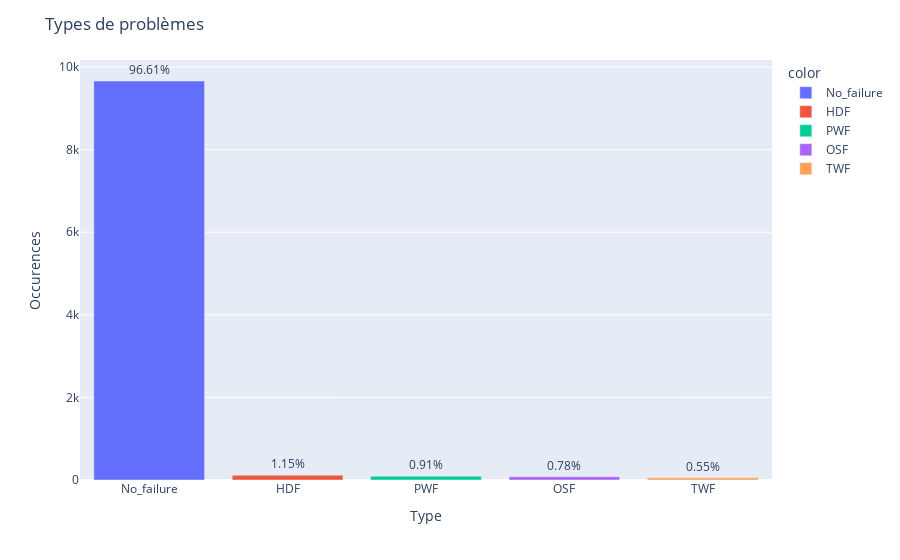

The code cell stored with this chart in its notebook:
### Markdown cell above
Bad class distribution, too much low quality gear

### Code cell
import plotly.express as px

# Types de problemes
count_failures = df['Failure_type'].value_counts()

# Calculer les pourcentages
pourcentages = count_failures / count_failures.sum() * 100

# Créer le graphique à barres avec Plotly Express
fig = px.bar(x=count_failures.index, y=count_failures.values, color=count_failures.index, text=pourcentages.round(2).astype(str) + '%')

# Mettre à jour les paramètres de la figure
fig.update_layout(title='Types de problèmes', xaxis_title='Type', yaxis_title='Occurences')

# Afficher les pourcentages au-dessus des barres
fig.update_traces(textposition='outside')

# Afficher la figure
fig.show()

### Figure 1 — Plotly figure (JSON) as saved in the notebook; plotly's stock layout.template omitted (floating-point values rounded to 4 significant figures)
{"data": [{"alignmentgroup": "True", "hovertemplate": "color=No_failure<br>x=%{x}<br>y=%{y}<br>text=%{text}<extra></extra>", "legendgroup": "No_failure", "marker": {"color": "#636efa", "pattern": {"shape": ""}}, "name": "No_failure", "offsetgroup": "No_failure", "orientation": "v", "showlegend": true, "text": ["96.61%"], "textposition": "outside", "type": "bar", "x": ["No_failure"], "xaxis": "x", "y": [9661], "yaxis": "y"}, {"alignmentgroup": "True", "hovertemplate": "color=HDF<br>x=%{x}<br>y=%{y}<br>text=%{text}<extra></extra>", "legendgroup": "HDF", "marker": {"color": "#EF553B", "pattern": {"shape": ""}}, "name": "HDF", "offsetgroup": "HDF", "orientation": "v", "showlegend": true, "text": ["1.15%"], "textposition": "outside", "type": "bar", "x": ["HDF"], "xaxis": "x", "y": [115], "yaxis": "y"}, {"alignmentgroup": "True", "hovertemplate": "color=PWF<br>x=%{x}<br>y=%{y}<br>text=%{text}<extra></extra>", "legendgroup": "PWF", "marker": {"color": "#00cc96", "pattern": {"shape": ""}}, "name": "PWF", "offsetgroup": "PWF", "orientation": "v", "showlegend": true, "text": ["0.91%"], "textposition": "outside", "type": "bar", "x": ["PWF"], "xaxis": "x", "y": [91], "yaxis": "y"}, {"alignmentgroup": "True", "hovertemplate": "color=OSF<br>x=%{x}<br>y=%{y}<br>text=%{text}<extra></extra>", "legendgroup": "OSF", "marker": {"color": "#ab63fa", "pattern": {"shape": ""}}, "name": "OSF", "offsetgroup": "OSF", "orientation": "v", "showlegend": true, "text": ["0.78%"], "textposition": "outside", "type": "bar", "x": ["OSF"], "xaxis": "x", "y": [78], "yaxis": "y"}, {"alignmentgroup": "True", "hovertemplate": "color=TWF<br>x=%{x}<br>y=%{y}<br>text=%{text}<extra></extra>", "legendgroup": "TWF", "marker": {"color": "#FFA15A", "pattern": {"shape": ""}}, "name": "TWF", "offsetgroup": "TWF", "orientation": "v", "showlegend": true, "text": ["0.55%"], "textposition": "outside", "type": "bar", "x": ["TWF"], "xaxis": "x", "y": [55], "yaxis": "y"}], "layout": {"barmode": "relative", "legend": {"title": {"text": "color"}, "tracegroupgap": 0}, "margin": {"t": 60}, "title": {"text": "Types de problèmes"}, "xaxis": {"anchor": "y", "domain": [0, 1], "title": {"text": "Type"}}, "yaxis": {"anchor": "x", "domain": [0, 1], "title": {"text": "Occurences"}}}}
